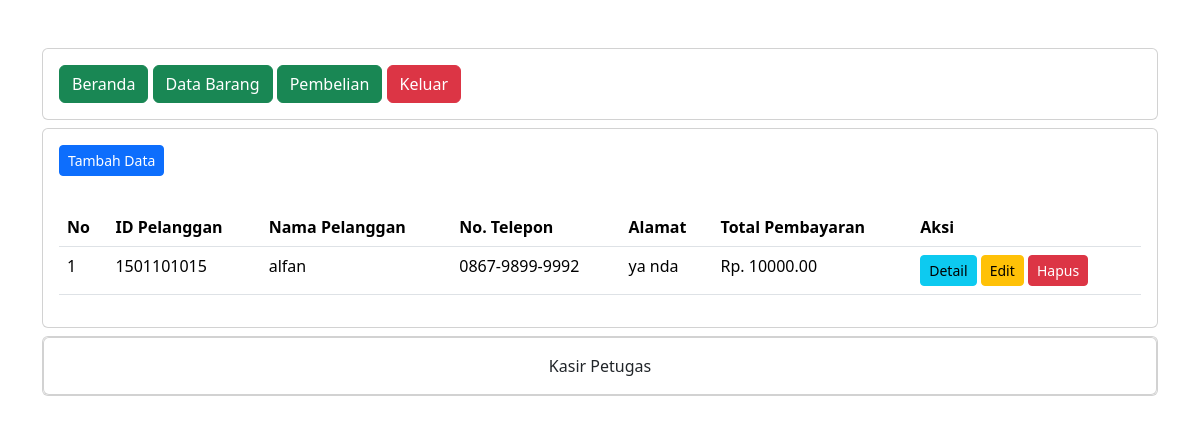
Screenshot of /petugas/pembelian.php (signed in) with the database file from the repository.
### tables this page shows
CREATE TABLE `penjualan` (
  `PenjualanID` int(11) NOT NULL,
  `TanggalPenjualan` date NOT NULL,
  `TotalHarga` decimal(10,2) NOT NULL,
  `PelangganID` int(11) NOT NULL
);

CREATE TABLE `pelanggan` (
  `PelangganID` int(11) NOT NULL,
  `NamaPelanggan` varchar(255) NOT NULL,
  `Alamat` text NOT NULL,
  `NomorTelepon` varchar(15) NOT NULL
);

### petugas/pembelian.php (the view, shortened to what this page needs)
<?php
include "header.php";
include "navbar.php";
?>
<div class="card mt-2">
    <div class="card-body">
        <button type="button" class="btn btn-primary btn-sm" data-bs-toggle="modal" data-bs-target="#tambah-data">
            Tambah Data
        </button>
    </div>
    <div class="card-body">
        <table class="table">
            <thead>
                <tr>
                    <th>No</th>
                    <th>ID Pelanggan</th>
                    <th>Nama Pelanggan</th>
                    <th>No. Telepon</th>
                    <th>Alamat</th>
                    <th>Total Pembayaran</th>
                    <th>Aksi</th>
                </tr>
            </thead>
            <tbody>
                <?php
                include '../koneksi.php';
                $no = 1;
                $data = mysqli_query($koneksi, "SELECT * FROM pelanggan INNER JOIN
penjualan ON pelanggan.PelangganID=penjualan.PelangganID");
                while ($d = mysqli_fetch_array($data)) {
                ?>
                    <tr>
                        <td><?php echo $no++; ?></td>
                        <td><?php echo $d['PelangganID']; ?></td>
                        <td><?php echo $d['NamaPelanggan']; ?></td>
                        <td><?php echo $d['NomorTelepon']; ?></td>
                        <td><?php echo $d['Alamat']; ?></td>
                        <td>Rp. <?php echo $d['TotalHarga']; ?></td>
                        <td>
                            <a class="btn btn-info btn-sm" href="detail_pembelian.php?PelangganID=<?php echo $d['PelangganID'];
                                                                                                    ?>">Detail</a>
                            <button type="button" class="btn btn-warning btn-sm" data-bs-toggle="modal" data-bs-target="#edit-data<?php echo $d['PelangganID'];
                                                                                                                                    ?>">
                                Edit
                            </button>
                            <button type="button" class="btn btn-danger btn-sm" data-bs-toggle="modal" data-bs-target="#hapus-data<?php echo $d['PelangganID'];
                                                                                                                                    ?>">
                                Hapus
                            </button>
                        </td>
                    </tr>
                <?php } ?>
            </tbody>
        </table>
    </div>
</div>
<?php
include "footer.php";
?>

### rows the page displays
penjualan: PelangganID "1501101015", PelangganID.NamaPelanggan "alfan", PelangganID.NomorTelepon "0867-9899-9992", PelangganID.Alamat "ya nda", TotalHarga "10000.00"
